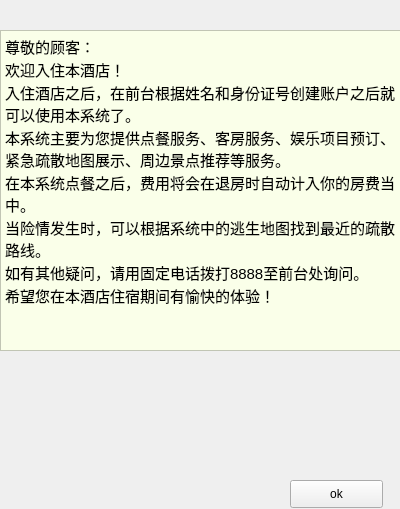
<?xml version="1.0" encoding="UTF-8"?>
<ui version="4.0">
 <class>Notice</class>
 <widget class="QWidget" name="Notice">
  <property name="geometry">
   <rect>
    <x>0</x>
    <y>0</y>
    <width>400</width>
    <height>509</height>
   </rect>
  </property>
  <property name="windowTitle">
   <string>Form</string>
  </property>
  <property name="styleSheet">
   <string notr="true">#Notice{border-image:url(:/surfaceImg/frontdesk.png)}
</string>
  </property>
  <widget class="QPlainTextEdit" name="plainTextEdit">
   <property name="geometry">
    <rect>
     <x>0</x>
     <y>30</y>
     <width>401</width>
     <height>321</height>
    </rect>
   </property>
   <property name="font">
    <font>
     <pointsize>11</pointsize>
    </font>
   </property>
   <property name="styleSheet">
    <string notr="true">background-color:rgb(250, 255, 233)</string>
   </property>
   <property name="plainText">
    <string>尊敬的顾客：
欢迎入住本酒店！
入住酒店之后，在前台根据姓名和身份证号创建账户之后就可以使用本系统了。
本系统主要为您提供点餐服务、客房服务、娱乐项目预订、紧急疏散地图展示、周边景点推荐等服务。
在本系统点餐之后，费用将会在退房时自动计入你的房费当中。
当险情发生时，可以根据系统中的逃生地图找到最近的疏散路线。
如有其他疑问，请用固定电话拨打8888至前台处询问。
希望您在本酒店住宿期间有愉快的体验！</string>
   </property>
  </widget>
  <widget class="QPushButton" name="pushButton">
   <property name="geometry">
    <rect>
     <x>290</x>
     <y>480</y>
     <width>93</width>
     <height>28</height>
    </rect>
   </property>
   <property name="text">
    <string>ok</string>
   </property>
  </widget>
 </widget>
 <resources/>
 <connections>
  <connection>
   <sender>pushButton</sender>
   <signal>clicked()</signal>
   <receiver>Notice</receiver>
   <slot>close()</slot>
   <hints>
    <hint type="sourcelabel">
     <x>336</x>
     <y>493</y>
    </hint>
    <hint type="destinationlabel">
     <x>199</x>
     <y>254</y>
    </hint>
   </hints>
  </connection>
 </connections>
</ui>
